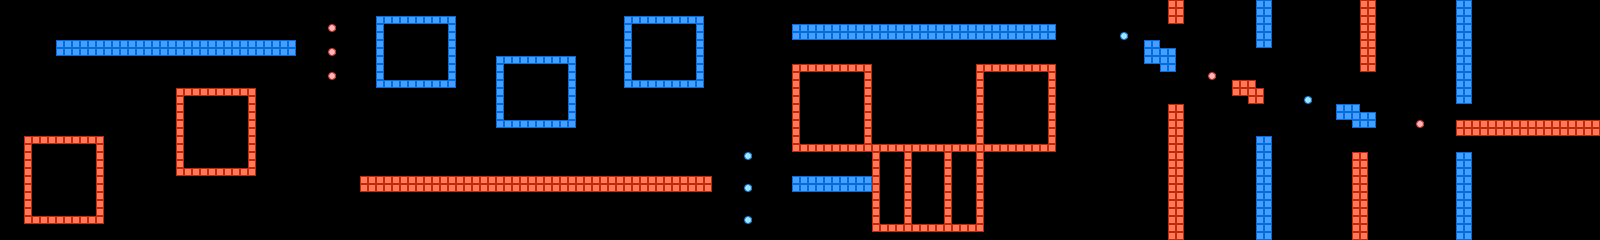

Tiled map render using the project's own tile images. Description and the map definition, with tile-layer contents summarised, below:
An orthogonal 200x30 tile map with 8x8 px tiles, 1 tile layer (layer).

<map version="1.0" orientation="orthogonal" width="200" height="30" tilewidth="8" tileheight="8">
 <tileset firstgid="1" name="chip" tilewidth="8" tileheight="8">
  <image source="chip.png" width="128" height="128" />
 </tileset>
 <layer name="layer" width="200" height="30">
  <properties>
   <property name="object" value="true" />
  </properties>
  <data>[6000 cells, 795 non-empty, 4 distinct tile ids]</data>
 </layer>
</map>
